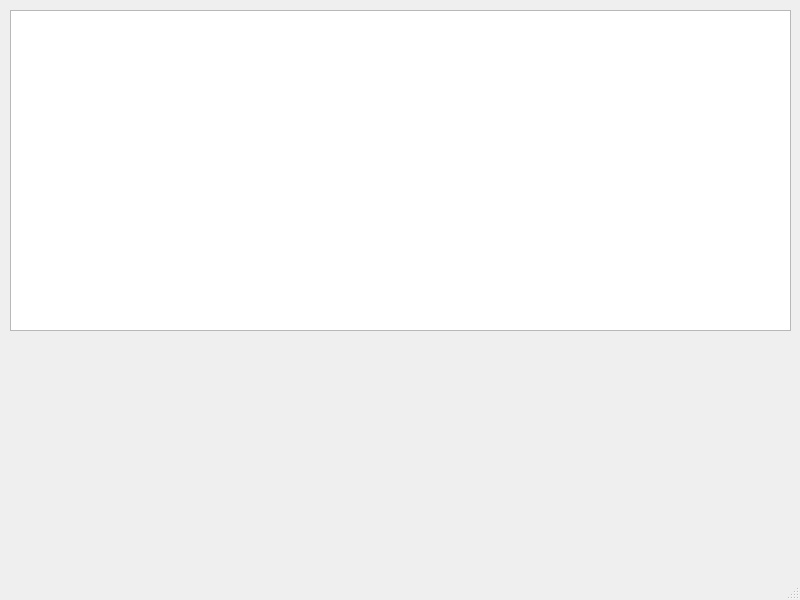
<?xml version="1.0" encoding="UTF-8"?>
<ui version="4.0">
 <class>mainWindow</class>
 <widget class="QMainWindow" name="mainWindow">
  <property name="geometry">
   <rect>
    <x>0</x>
    <y>0</y>
    <width>800</width>
    <height>600</height>
   </rect>
  </property>
  <property name="windowTitle">
   <string>coffee </string>
  </property>
  <widget class="QWidget" name="centralwidget">
   <widget class="QTableView" name="view">
    <property name="geometry">
     <rect>
      <x>10</x>
      <y>10</y>
      <width>781</width>
      <height>321</height>
     </rect>
    </property>
   </widget>
  </widget>
  <widget class="QMenuBar" name="menubar">
   <property name="geometry">
    <rect>
     <x>0</x>
     <y>0</y>
     <width>800</width>
     <height>21</height>
    </rect>
   </property>
  </widget>
  <widget class="QStatusBar" name="statusbar"/>
 </widget>
 <resources/>
 <connections/>
</ui>
